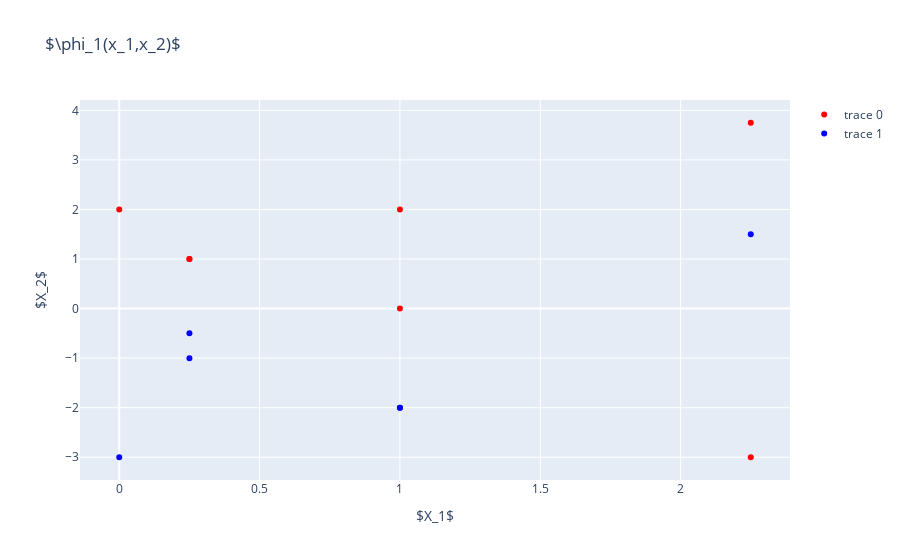

Source (notebook cell):
### Code cell
fig = go.Figure()
fig.add_trace(go.Scatter(x=dfq["$X_1$"][:7]**2,y=dfq["$X_2$"][:7],mode="markers",marker=dict(color="red")))
fig.add_trace(go.Scatter(x=dfq["$X_1$"][7:]**2,y=dfq["$X_2$"][7:],mode="markers",marker=dict(color="blue")))
fig.update_layout(
    title="$\phi_1(x_1,x_2)$",
    xaxis_title="$X_1$",
    yaxis_title="$X_2$")
fig.show()

### Figure 1 — Plotly figure (JSON) as saved in the notebook; plotly's stock layout.template omitted (floating-point values rounded to 4 significant figures)
{"data": [{"marker": {"color": "red"}, "mode": "markers", "type": "scatter", "x": [2.25, 1, 0.25, 0, 0.25, 1, 2.25], "y": [-3, 0, 1, 2, 1, 2, 3.75]}, {"marker": {"color": "blue"}, "mode": "markers", "type": "scatter", "x": [1, 0.25, 0, 0.25, 1, 2.25], "y": [-2, -1, -3, -0.5, -2, 1.5]}], "layout": {"title": {"text": "$\\phi_1(x_1,x_2)$"}, "xaxis": {"title": {"text": "$X_1$"}}, "yaxis": {"title": {"text": "$X_2$"}}}}
